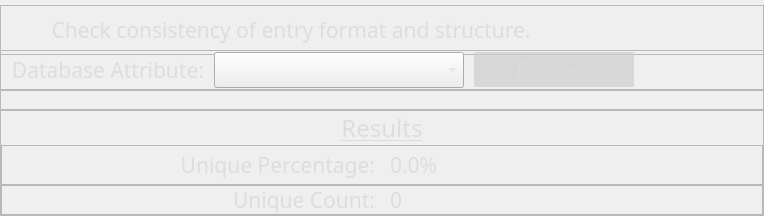
          <widget class="QWidget" name="tab_2">
           <attribute name="title">
            <string>Uniformity</string>
           </attribute>
           <layout class="QVBoxLayout" name="verticalLayout_26">
            <property name="spacing">
             <number>0</number>
            </property>
            <property name="leftMargin">
             <number>0</number>
            </property>
            <property name="topMargin">
             <number>0</number>
            </property>
            <property name="rightMargin">
             <number>0</number>
            </property>
            <property name="bottomMargin">
             <number>0</number>
            </property>
            <item>
             <widget class="QFrame" name="frame_56">
              <property name="sizePolicy">
               <sizepolicy hsizetype="Preferred" vsizetype="Preferred">
                <horstretch>0</horstretch>
                <verstretch>50</verstretch>
               </sizepolicy>
              </property>
              <property name="minimumSize">
               <size>
                <width>0</width>
                <height>50</height>
               </size>
              </property>
              <property name="maximumSize">
               <size>
                <width>16777215</width>
                <height>40</height>
               </size>
              </property>
              <property name="frameShape">
               <enum>QFrame::StyledPanel</enum>
              </property>
              <property name="frameShadow">
               <enum>QFrame::Raised</enum>
              </property>
              <layout class="QHBoxLayout" name="horizontalLayout_35">
               <property name="spacing">
                <number>0</number>
               </property>
               <property name="leftMargin">
                <number>0</number>
               </property>
               <property name="topMargin">
                <number>0</number>
               </property>
               <property name="rightMargin">
                <number>0</number>
               </property>
               <property name="bottomMargin">
                <number>0</number>
               </property>
               <item>
                <spacer name="horizontalSpacer_33">
                 <property name="orientation">
                  <enum>Qt::Horizontal</enum>
                 </property>
                 <property name="sizeHint" stdset="0">
                  <size>
                   <width>40</width>
                   <height>20</height>
                  </size>
                 </property>
                </spacer>
               </item>
               <item>
                <widget class="QLabel" name="label_24">
                 <property name="minimumSize">
                  <size>
                   <width>500</width>
                   <height>30</height>
                  </size>
                 </property>
                 <property name="maximumSize">
                  <size>
                   <width>500</width>
                   <height>30</height>
                  </size>
                 </property>
                 <property name="font">
                  <font>
                   <family>Microsoft YaHei</family>
                   <pointsize>16</pointsize>
                   <underline>false</underline>
                  </font>
                 </property>
                 <property name="styleSheet">
                  <string notr="true">color:#DDDDDD;</string>
                 </property>
                 <property name="text">
                  <string>Check consistency of entry format and structure.</string>
                 </property>
                 <property name="alignment">
                  <set>Qt::AlignCenter</set>
                 </property>
                </widget>
               </item>
               <item>
                <spacer name="horizontalSpacer_19">
                 <property name="orientation">
                  <enum>Qt::Horizontal</enum>
                 </property>
                 <property name="sizeHint" stdset="0">
                  <size>
                   <width>222</width>
                   <height>20</height>
                  </size>
                 </property>
                </spacer>
               </item>
              </layout>
             </widget>
            </item>
            <item>
             <widget class="QFrame" name="frame_51">
              <property name="minimumSize">
               <size>
                <width>0</width>
                <height>40</height>
               </size>
              </property>
              <property name="maximumSize">
               <size>
                <width>16777215</width>
                <height>40</height>
               </size>
              </property>
              <property name="frameShape">
               <enum>QFrame::StyledPanel</enum>
              </property>
              <property name="frameShadow">
               <enum>QFrame::Raised</enum>
              </property>
              <layout class="QHBoxLayout" name="horizontalLayout_32">
               <property name="spacing">
                <number>10</number>
               </property>
               <property name="leftMargin">
                <number>10</number>
               </property>
               <property name="topMargin">
                <number>0</number>
               </property>
               <property name="rightMargin">
                <number>0</number>
               </property>
               <property name="bottomMargin">
                <number>0</number>
               </property>
               <item>
                <widget class="QLabel" name="label_18">
                 <property name="maximumSize">
                  <size>
                   <width>300</width>
                   <height>16777215</height>
                  </size>
                 </property>
                 <property name="font">
                  <font>
                   <family>Microsoft YaHei</family>
                   <pointsize>16</pointsize>
                  </font>
                 </property>
                 <property name="styleSheet">
                  <string notr="true">color:#DDDDDD;</string>
                 </property>
                 <property name="text">
                  <string>Database Attribute:</string>
                 </property>
                 <property name="alignment">
                  <set>Qt::AlignRight|Qt::AlignTrailing|Qt::AlignVCenter</set>
                 </property>
                </widget>
               </item>
               <item>
                <widget class="QComboBox" name="uniformity_attribute_list">
                 <property name="minimumSize">
                  <size>
                   <width>250</width>
                   <height>0</height>
                  </size>
                 </property>
                 <property name="maximumSize">
                  <size>
                   <width>250</width>
                   <height>16777215</height>
                  </size>
                 </property>
                 <property name="font">
                  <font>
                   <family>Microsoft YaHei</family>
                   <pointsize>14</pointsize>
                  </font>
                 </property>
                 <property name="styleSheet">
                  <string notr="true">height: 30;
color: #dddddd;</string>
                 </property>
                </widget>
               </item>
               <item>
                <widget class="QPushButton" name="btn_uniformity_calculate">
                 <property name="minimumSize">
                  <size>
                   <width>160</width>
                   <height>35</height>
                  </size>
                 </property>
                 <property name="maximumSize">
                  <size>
                   <width>160</width>
                   <height>35</height>
                  </size>
                 </property>
                 <property name="font">
                  <font>
                   <family>Microsoft YaHei</family>
                   <pointsize>16</pointsize>
                  </font>
                 </property>
                 <property name="styleSheet">
                  <string notr="true">
QPushButton {
	background-color: rgba(206, 206, 206, 180);
	border-radius: 20px;
	color: rgb(218, 218, 218);
}
QPushButton:hover {
	background-color: rgba(206, 206, 206, 240);
	border-radius: 20px;
	color: rgb(255, 255,255);
}</string>
                 </property>
                 <property name="text">
                  <string>Process</string>
                 </property>
                </widget>
               </item>
               <item>
                <spacer name="horizontalSpacer_17">
                 <property name="orientation">
                  <enum>Qt::Horizontal</enum>
                 </property>
                 <property name="sizeHint" stdset="0">
                  <size>
                   <width>40</width>
                   <height>20</height>
                  </size>
                 </property>
                </spacer>
               </item>
              </layout>
             </widget>
            </item>
            <item>
             <widget class="QFrame" name="frame_52">
              <property name="sizePolicy">
               <sizepolicy hsizetype="Preferred" vsizetype="Expanding">
                <horstretch>0</horstretch>
                <verstretch>0</verstretch>
               </sizepolicy>
              </property>
              <property name="frameShape">
               <enum>QFrame::StyledPanel</enum>
              </property>
              <property name="frameShadow">
               <enum>QFrame::Raised</enum>
              </property>
              <layout class="QHBoxLayout" name="horizontalLayout_39">
               <item>
                <widget class="QWidget" name="uniformity_boxplot" native="true">
                 <property name="styleSheet">
                  <string notr="true">background-color: rgba(255, 255, 255, 0);</string>
                 </property>
                 <widget class="QLabel" name="boxplot_notice_lbl">
                  <property name="geometry">
                   <rect>
                    <x>360</x>
                    <y>60</y>
                    <width>246</width>
                    <height>56</height>
                   </rect>
                  </property>
                  <property name="font">
                   <font>
                    <family>Microsoft YaHei</family>
                    <pointsize>16</pointsize>
                   </font>
                  </property>
                  <property name="styleSheet">
                   <string notr="true">color:#DDDDDD;</string>
                  </property>
                  <property name="text">
                   <string>No Plot Shown,
Attribute is not Numeric</string>
                  </property>
                  <property name="alignment">
                   <set>Qt::AlignCenter</set>
                  </property>
                 </widget>
                </widget>
               </item>
              </layout>
             </widget>
            </item>
            <item>
             <widget class="QFrame" name="frame_58">
              <property name="frameShape">
               <enum>QFrame::StyledPanel</enum>
              </property>
              <property name="frameShadow">
               <enum>QFrame::Raised</enum>
              </property>
              <layout class="QVBoxLayout" name="verticalLayout_29">
               <property name="spacing">
                <number>0</number>
               </property>
               <property name="leftMargin">
                <number>0</number>
               </property>
               <property name="topMargin">
                <number>0</number>
               </property>
               <property name="rightMargin">
                <number>0</number>
               </property>
               <property name="bottomMargin">
                <number>0</number>
               </property>
               <item>
                <widget class="QLabel" name="label_28">
                 <property name="minimumSize">
                  <size>
                   <width>200</width>
                   <height>30</height>
                  </size>
                 </property>
                 <property name="font">
                  <font>
                   <family>Microsoft YaHei</family>
                   <pointsize>18</pointsize>
                   <underline>true</underline>
                  </font>
                 </property>
                 <property name="styleSheet">
                  <string notr="true">color:#DDDDDD;</string>
                 </property>
                 <property name="text">
                  <string>Results</string>
                 </property>
                 <property name="alignment">
                  <set>Qt::AlignCenter</set>
                 </property>
                </widget>
               </item>
               <item>
                <widget class="QFrame" name="frame_59">
                 <property name="minimumSize">
                  <size>
                   <width>0</width>
                   <height>40</height>
                  </size>
                 </property>
                 <property name="maximumSize">
                  <size>
                   <width>16777215</width>
                   <height>40</height>
                  </size>
                 </property>
                 <property name="frameShape">
                  <enum>QFrame::StyledPanel</enum>
                 </property>
                 <property name="frameShadow">
                  <enum>QFrame::Raised</enum>
                 </property>
                 <layout class="QHBoxLayout" name="horizontalLayout_37">
                  <property name="spacing">
                   <number>15</number>
                  </property>
                  <property name="topMargin">
                   <number>0</number>
                  </property>
                  <property name="bottomMargin">
                   <number>0</number>
                  </property>
                  <item>
                   <widget class="QLabel" name="label_29">
                    <property name="font">
                     <font>
                      <family>Microsoft YaHei</family>
                      <pointsize>16</pointsize>
                     </font>
                    </property>
                    <property name="styleSheet">
                     <string notr="true">color:#DDDDDD;</string>
                    </property>
                    <property name="text">
                     <string>Unique Percentage:</string>
                    </property>
                    <property name="alignment">
                     <set>Qt::AlignRight|Qt::AlignTrailing|Qt::AlignVCenter</set>
                    </property>
                   </widget>
                  </item>
                  <item>
                   <widget class="QLabel" name="unique_percentage_count">
                    <property name="font">
                     <font>
                      <family>Microsoft YaHei</family>
                      <pointsize>16</pointsize>
                     </font>
                    </property>
                    <property name="styleSheet">
                     <string notr="true">color:#DDDDDD;</string>
                    </property>
                    <property name="text">
                     <string>0.0%</string>
                    </property>
                    <property name="alignment">
                     <set>Qt::AlignLeading|Qt::AlignLeft|Qt::AlignVCenter</set>
                    </property>
                   </widget>
                  </item>
                 </layout>
                </widget>
               </item>
               <item>
                <widget class="QFrame" name="frame_60">
                 <property name="minimumSize">
                  <size>
                   <width>80</width>
                   <height>30</height>
                  </size>
                 </property>
                 <property name="maximumSize">
                  <size>
                   <width>16777215</width>
                   <height>30</height>
                  </size>
                 </property>
                 <property name="frameShape">
                  <enum>QFrame::StyledPanel</enum>
                 </property>
                 <property name="frameShadow">
                  <enum>QFrame::Raised</enum>
                 </property>
                 <layout class="QHBoxLayout" name="horizontalLayout_38">
                  <property name="spacing">
                   <number>15</number>
                  </property>
                  <property name="topMargin">
                   <number>0</number>
                  </property>
                  <property name="bottomMargin">
                   <number>0</number>
                  </property>
                  <item>
                   <widget class="QLabel" name="label_30">
                    <property name="font">
                     <font>
                      <family>Microsoft YaHei</family>
                      <pointsize>16</pointsize>
                     </font>
                    </property>
                    <property name="styleSheet">
                     <string notr="true">color:#DDDDDD;</string>
                    </property>
                    <property name="text">
                     <string>Unique Count:</string>
                    </property>
                    <property name="alignment">
                     <set>Qt::AlignRight|Qt::AlignTrailing|Qt::AlignVCenter</set>
                    </property>
                   </widget>
                  </item>
                  <item>
                   <widget class="QLabel" name="unique_count">
                    <property name="font">
                     <font>
                      <family>Microsoft YaHei</family>
                      <pointsize>16</pointsize>
                     </font>
                    </property>
                    <property name="styleSheet">
                     <string notr="true">color:#DDDDDD;</string>
                    </property>
                    <property name="text">
                     <string>0</string>
                    </property>
                    <property name="alignment">
                     <set>Qt::AlignLeading|Qt::AlignLeft|Qt::AlignVCenter</set>
                    </property>
                   </widget>
                  </item>
                 </layout>
                </widget>
               </item>
              </layout>
             </widget>
            </item>
           </layout>
          </widget>
